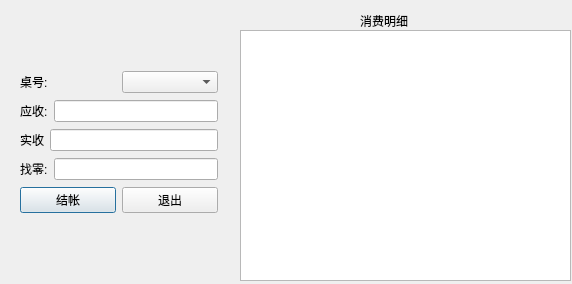
<?xml version="1.0" encoding="UTF-8"?>
<ui version="4.0">
 <class>Check_OutDialog</class>
 <widget class="QDialog" name="Check_OutDialog">
  <property name="geometry">
   <rect>
    <x>0</x>
    <y>0</y>
    <width>572</width>
    <height>284</height>
   </rect>
  </property>
  <property name="windowTitle">
   <string>Dialog</string>
  </property>
  <widget class="QLabel" name="label_5">
   <property name="geometry">
    <rect>
     <x>360</x>
     <y>10</y>
     <width>81</width>
     <height>21</height>
    </rect>
   </property>
   <property name="text">
    <string>消费明细</string>
   </property>
  </widget>
  <widget class="QWidget" name="layoutWidget">
   <property name="geometry">
    <rect>
     <x>20</x>
     <y>70</y>
     <width>198</width>
     <height>147</height>
    </rect>
   </property>
   <layout class="QVBoxLayout" name="verticalLayout">
    <item>
     <layout class="QHBoxLayout" name="horizontalLayout">
      <item>
       <widget class="QLabel" name="label">
        <property name="text">
         <string>桌号:</string>
        </property>
       </widget>
      </item>
      <item>
       <widget class="QComboBox" name="comboBox"/>
      </item>
     </layout>
    </item>
    <item>
     <layout class="QHBoxLayout" name="horizontalLayout_2">
      <item>
       <widget class="QLabel" name="label_2">
        <property name="text">
         <string>应收:</string>
        </property>
       </widget>
      </item>
      <item>
       <widget class="QLineEdit" name="receivable_lineEdit"/>
      </item>
     </layout>
    </item>
    <item>
     <layout class="QHBoxLayout" name="horizontalLayout_3">
      <item>
       <widget class="QLabel" name="label_3">
        <property name="text">
         <string>实收</string>
        </property>
       </widget>
      </item>
      <item>
       <widget class="QLineEdit" name="receipts_lineEdit"/>
      </item>
     </layout>
    </item>
    <item>
     <layout class="QHBoxLayout" name="horizontalLayout_4">
      <item>
       <widget class="QLabel" name="label_4">
        <property name="text">
         <string>找零:</string>
        </property>
       </widget>
      </item>
      <item>
       <widget class="QLineEdit" name="change_lineEdit"/>
      </item>
     </layout>
    </item>
    <item>
     <layout class="QHBoxLayout" name="horizontalLayout_5">
      <item>
       <widget class="QPushButton" name="pushButton">
        <property name="text">
         <string>结帐</string>
        </property>
       </widget>
      </item>
      <item>
       <widget class="QPushButton" name="pushButton_2">
        <property name="text">
         <string>退出</string>
        </property>
       </widget>
      </item>
     </layout>
    </item>
   </layout>
  </widget>
  <widget class="QTableWidget" name="tableWidget">
   <property name="geometry">
    <rect>
     <x>240</x>
     <y>30</y>
     <width>331</width>
     <height>251</height>
    </rect>
   </property>
  </widget>
 </widget>
 <resources/>
 <connections/>
</ui>
